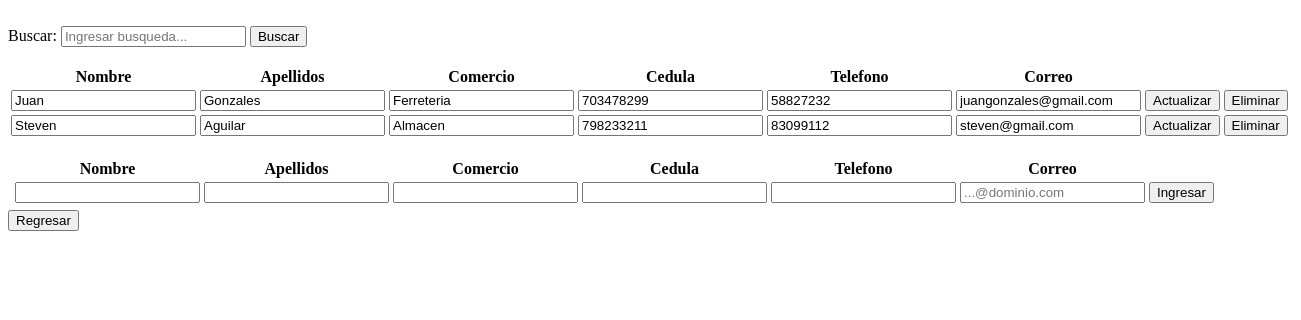
Page /view/ProveedorView.php on the committed database.
### tables this page shows
CREATE TABLE `tbproveedor` (
  `tbproveedorid` int(11) NOT NULL,
  `tbproveedornombre` text NOT NULL,
  `tbproveedorapellido` text NOT NULL,
  `tbproveedorcomercio` text NOT NULL,
  `tbproveedorcedula` varchar(12) NOT NULL,
  `tbproveedortelefono` int(11) NOT NULL,
  `tbproveedorcorreo` text NOT NULL
);

### data/ProveedorData.php (called while the page is built, shortened)
<?php
include '../domain/Proveedor.php';
class ProveedorData extends Data{
    public function getAllProveedor() {
        $conn = mysqli_connect($this->server, $this->user, $this->password, $this->db);
        $conn->set_charset('utf8');
        $querySelect = "SELECT * FROM tbproveedor;";
        $result = mysqli_query($conn, $querySelect);
        $Proveedores = [];
        while ($row = mysqli_fetch_array($result)) {
            $currentProveedor = new Proveedor($row['tbproveedorid'], $row['tbproveedornombre'], $row['tbproveedorapellido'], $row['tbproveedorcomercio'], $row['tbproveedorcedula'],
            $row['tbproveedortelefono'], $row['tbproveedorcorreo']);
            array_push($Proveedores, $currentProveedor);
        }
        return $Proveedores;
    }
}

### business/ProveedorBusiness.php (called while the page is built, shortened)
<?php
include '../data/ProveedorData.php';
class ProveedorBusiness{
    private $ProveedorData;
    public function ProveedorBusiness() {
        $this->ProveedorData = new ProveedorData();
    }
    public function getAllProveedor() {
        return $this->ProveedorData->getAllProveedor();
    }
}
?>

### domain/Proveedor.php (called while the page is built, shortened)
<?php
class Proveedor{
    private $proveedorId;
    private $proveedorNombre;
    private $proveedorApellido;
    private $proveedorComercio;
    private $proveedorCedula;
    private $proveedorTelefono;
    private $proveedorCorreo;
    function Proveedor($proveedorId, $proveedorNombre, $proveedorApellido, $proveedorComercio, $proveedorCedula, $proveedorTelefono, $proveedorCorreo){
        $this->proveedorId = $proveedorId;
        $this->proveedorNombre = $proveedorNombre;
        $this->proveedorApellido = $proveedorApellido;
        $this->proveedorComercio = $proveedorComercio;
        $this->proveedorCedula = $proveedorCedula;
        $this->proveedorTelefono = $proveedorTelefono;
        $this->proveedorCorreo = $proveedorCorreo;
    }
	function getProveedorId(){
        return $this->proveedorId;
    }
    function getProveedorNombre(){
        return $this->proveedorNombre;
    }
    function getProveedorApellido(){
        return $this->proveedorApellido;
    }
    function getProveedorTelefono(){
        return $this->proveedorTelefono;
    }
    function getProveedorCorreo(){
        return $this->proveedorCorreo;
    }
	function getProveedorCedula() {
		return $this->proveedorCedula;
	}
    function getProveedorComercio() {
		return $this->proveedorComercio;
	}
}
?>

### view/ProveedorView.php (the view, shortened to what this page needs)
<!DOCTYPE html>
<html lang="en">
<head>
    <?php
    include '../business/ProveedorBusiness.php';
    ?>
</head>
<body>
    <section id="form">
        <form action="" method="post" autocomplete="off">
            <div>
                Buscar:
                <?php
                $nombre = "";
                echo '<input type="text" name="buscarProveedores" id = "buscarProveedores" required placeholder = "Ingresar busqueda..." value = "' . $nombre . '">';
                ?>
                <input type="button" name="search" id="search" value="Buscar" onclick="getData()">
                <ul id="lista"></ul>
            </div>
        </form>
        <table>
            <tr>
                <th>Nombre</th>
                <th>Apellidos</th>
                <th>Comercio</th>
                <th>Cedula</th>
                <th>Telefono</th>
                <th>Correo</th>
                <th></th>
            </tr>
            <tbody id=buscarProveedores>
                <?php
                $ProveedorBusiness = new ProveedorBusiness();
                $allProveedor = $ProveedorBusiness->getAllProveedor();
                foreach($allProveedor as $current){
                    echo '<form method="post" enctype="multipart/form-data" action="../business/ProveedorAction.php">';
                    echo '<td><input type="text" name="tbproveedornombre" id="tbproveedornombre" value="' . $current->getProveedorNombre() . '"/></td>';
                    echo '<td><input type="text" name="tbproveedorapellido" id="tbproveedorapellido" value="' . $current->getProveedorApellido() . '"/></td>';
                    echo '<td><input type="text" name="tbproveedorcomercio" id="tbproveedorcomercio" value="' . $current->getProveedorComercio() . '"/></td>';
                    echo '<td><input type="text" data-mask  ="0-0000-0000" minlength="5" maxlength="12" name="tbproveedorcedula" id="tbproveedorcedula" value="' . $current->getProveedorCedula() . '"/></td>';
                    echo '<td><input type="text" data-mask= "0000-0000" min="10000000" max = "99999999" maxlength="10" name="tbproveedortelefono" id="tbproveedortelefono" value="' . $current->getProveedorTelefono() . '"/></td>';
                    echo '<td><input type="email" name="tbproveedorcorreo" id="tbproveedorcorreo" value="' . $current->getProveedorCorreo() . '"/></td>';
                    echo '<td><input type="submit" value="Actualizar" name="actualizar" id="actualizar"/></td>';
                    echo '<td><button onclick="eliminarProveedor(' . $current->getProveedorId() . ')">Eliminar</button></td>';
                    echo '</form>';
                }
                ?>
            </tbody>
        </table>
        <br>
        <table>
            <tr>
                <th></th>
                <th>Nombre</th>
                <th>Apellidos</th>
                <th>Comercio</th>
                <th>Cedula</th>
                <th>Telefono</th>
                <th>Correo</th>
                <th></th>
            </tr>
            <?php
                $proveedorId = "";
                $proveedorNombre = "";
                $proveedorApellidos = "";
                $proveedorCedula = "";
                $proveedorTelefono = "";
                $proveedorCorreo = "";
                $proveedorComercio = "";
                ?>
            <form method="post" enctype="multipart/form-data" action="../business/ProveedorAction.php">
                <tr>
                    <?php
                    echo '<td><input required type="hidden" name="tbproveedorid" id="tbproveedorid" value="' . $proveedorId . '" required/></td>';
                    echo '<td><input required type="text" name="tbproveedornombre" id="tbproveedornombre" value="' . $proveedorNombre . '" required/></td>';
                    echo '<td><input required type="text" name="tbproveedorapellido" id="tbproveedorapellido" value="' . $proveedorApellidos . '" required/></td>';
                    echo '<td><input required type="text" name="tbproveedorcomercio" id="tbproveedorcomercio" value="' . $proveedorComercio . '" required/></td>';
                    echo '<td><input required data-mask  ="0-0000-0000" type="text" minlength="5" maxlength="12" name="tbproveedorcedula" id="tbproveedorcedula" value="' . $proveedorCedula . '" required /></td>';
                    echo '<td><input required data-mask="0000-0000" type="text" min="10000000" max = "99999999" maxlength="10" name="tbproveedortelefono" id="tbproveedortelefono" value="' . $proveedorTelefono . '" required/></td>';
                    echo '<td><input required type="text" placeholder ="...@dominio.com" name="tbproveedorcorreo" id="tbproveedorcorreo" value="' . $proveedorCorreo . '" required/></td>';
                    ?>
                    <td><input type="submit" value="Ingresar" name="crear" id="crear" /></td>
                </tr>
            </form>
            <tr>
                <td></td>
                <td>
                </td>
            </tr>
        </table>
    </section>
    <form action ="../business/HomeAction.php" method = "POST">
    <button type="submit" name="regresar"> Regresar</button>
    </form>
</body>
</html>

### view/ProveedorView.php (style rules this page uses)
ul { list-style-type: none; width: 250px; height: auto; position: absolute; z-index: 10; padding: 10px; }

### rows in the picture
tbproveedor: tbproveedornombre "Juan", tbproveedorapellido "Gonzales", tbproveedorcomercio "Ferreteria", tbproveedorcedula "703478299", tbproveedortelefono "58827232", tbproveedorcorreo "juangonzales@gmail.com"
tbproveedor: tbproveedornombre "Steven", tbproveedorapellido "Aguilar", tbproveedorcomercio "Almacen", tbproveedorcedula "798233211", tbproveedortelefono "83099112", tbproveedorcorreo "steven@gmail.com"
